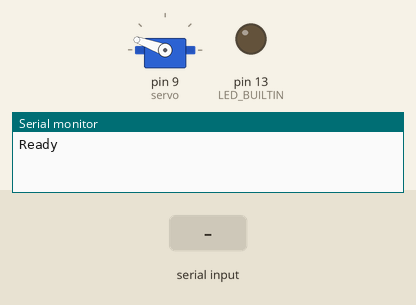
Simulated run of this sketch. Board: Arduino Uno, built with avr-gcc and run on an emulated ATmega328P. Shown: servo, output pins drawn as LEDs (lit = HIGH), the last lines printed to the serial monitor. The test bench sets the inputs (shaded band).

Above: at 1.2 s.
1.3 s: "1" received over Serial
At 2.0 s:
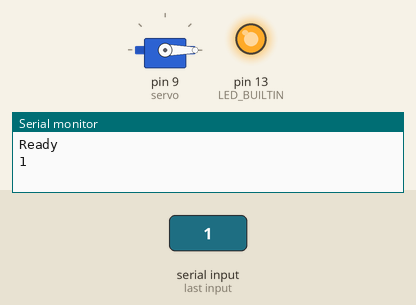
2.9 s: "0" received over Serial
At 3.3 s:
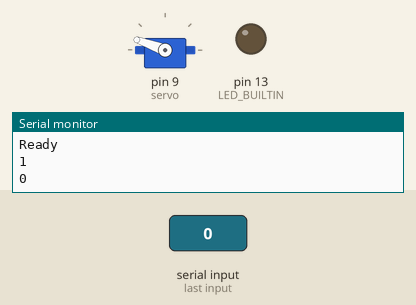
Timing chart, 0 to 5.9 s (numbered marks = the images above; inputs shaded):
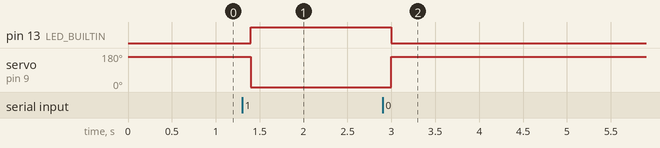

Measured:
- after the input at 1.3 s, pin 13 (LED_BUILTIN): LOW → HIGH after 0.10 s; servo on pin 9 (servo): 160° → 0° after 0.10 s
- after the input at 2.9 s, pin 13 (LED_BUILTIN): HIGH → LOW after 0.10 s; servo on pin 9 (servo): 0° → 160° after 0.10 s

The sketch:

arduinoCode.ino
```cpp
#include <Servo.h>
Servo servo;
int const potPin = A0;
int const locked = 160;
int const opened = 0;

void setup() {
  Serial.begin(9600); // set the baud rate
  Serial.println("Ready"); // print "Ready" once
  pinMode(LED_BUILTIN, OUTPUT);
  digitalWrite(LED_BUILTIN, LOW);
  servo.attach(9);
  servo.write(locked);
}

void openBox();
void reset();

void loop() {
  char inByte = ' ';
  if(Serial.available()){ // only send data back if data has been sent
    char inByte = Serial.read(); // read the incoming data
    if(inByte == '1'){
      Serial.println("1");
      openBox();
    }else if( inByte == '0') {
      Serial.println("0");
      reset();
    }
  }
  delay(100); // delay for 1/10 of a second
}

void reset() {
  digitalWrite(LED_BUILTIN, LOW);
  servo.write(locked);
}

void openBox() {
  digitalWrite(LED_BUILTIN, HIGH);
  servo.write(opened);
}
```
